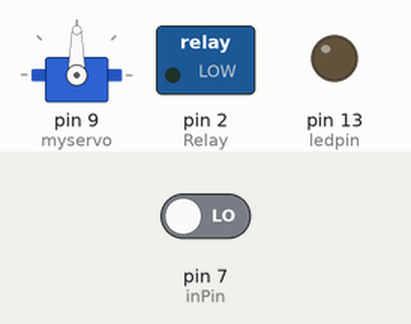
Bench run of a sketch on a simulated Arduino Uno, built with avr-gcc and run on an emulated ATmega328P. Parts: servo, switched loads named in the sketch (green lamp = pin HIGH), output pins drawn as LEDs (lit = HIGH). Inputs (shaded band) come from the test bench; at power-on: pin 7 (inPin) LOW.

Above: at 1.2 s.
1.3 s: pin 7 (inPin) driven HIGH
At 2.2 s:
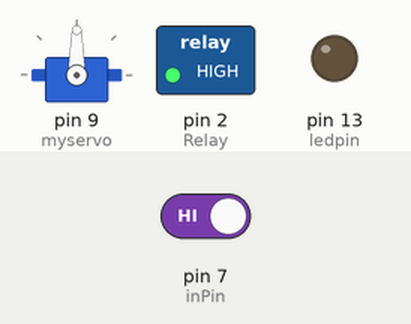
4.3 s: pin 7 (inPin) driven LOW
At 5.0 s:
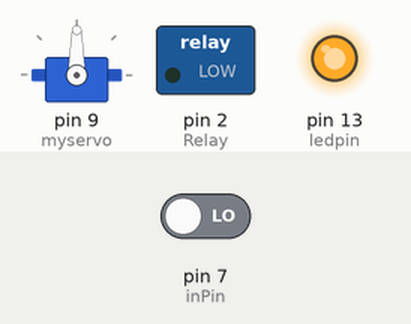
6.2 s: pin 7 (inPin) driven HIGH
At 7.2 s:
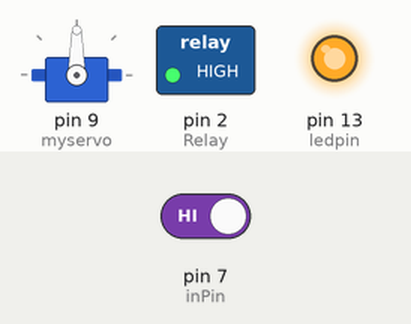
Timing chart, 0 to 61.7 s (numbered marks = the images above; inputs shaded):
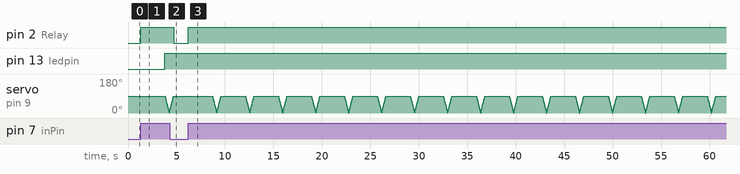

The sketch:

Motor_Driver.ino
```cpp
#include <Servo.h>

int Relay =2; // Digital Pin D2
Servo myservo;  // create servo object to control a servo
bool Flag = false; // flag to signal motor
bool Shoot = false; // flag to signal pull trigger
bool Done = false; // flag to signal the shot is complete
int inPin = 7;   // choose the input pin (for RaspberryPi to Arduino communication)
int ledpin = 13; //

uint32_t timeLastTransition = 0; //motor startup time

void setup() {
  Serial.begin(115200);
  pinMode(Relay,OUTPUT); //declare Relay as output

  myservo.attach(9);  // attaches the servo on pin 9 to the servo object
  pinMode(inPin, INPUT);    // declare piOutput as input
  pinMode(ledpin,OUTPUT);  // declare led output for debugging

}


void SM_Driver(bool reset = false){

   //States
    static enum {START, WAIT, START_MOTOR, START_SHOOT} state = START;
    const uint32_t RELAY_DELAY = 2500;  //2.5sec
    static int piOutput = 0;

    switch(state)
    {

      case START:
      {
        Flag = false;
        Shoot = false;
        Done = false;
        state = WAIT;
        break;
      }

      case WAIT:
      {
        piOutput = digitalRead(inPin);  // read input value

        if(piOutput == HIGH){
          state = START_MOTOR;
          Flag = true;
          timeLastTransition = millis();
        }else{
          state = WAIT;
        }
        break;
      }

      case START_MOTOR:
      {
        if(millis() - timeLastTransition >= RELAY_DELAY){
          state = START_SHOOT;
          Shoot = true;
        }else{
          state = START_MOTOR;
        }
        break;
      }

      case START_SHOOT:
      {
        if(Done == false){
          state = START_SHOOT;
        }else if(Done == true){
          state = WAIT;
          Flag = false;
          Done = false;
          Shoot = false;
          timeLastTransition = 0;
        }else{
          state = START_SHOOT;
        }
        break;
      }

      default:
        break;
    }

}


void SM_Relay(bool reset = false)
{
  //States
  static enum {OFF, ON} state = OFF;

  switch(state)
  {

    case OFF: //Motor is turned off
    {
      digitalWrite(Relay,LOW);
      if(Flag == true){
          state = ON;
      }
      break;
    }

    case ON:  //Motor is turned on
    {
      digitalWrite(Relay,HIGH);
      if(Flag == false)
      {
        state = OFF;

      }

      break;
    }

    default:
    {
      state = OFF;
      break;
    }

  }

}

void SM_Trigger(bool reset = false)
{
  static char pos; //position of the motor
  const uint32_t SERVO_DELAY = 5; //5 ms delay for each state
  static enum {START, WAIT_FOR_SHOOT, TRIGGER_LEFT, TRIGGER_RIGHT, WAIT_RIGHT, WAIT_LEFT} state = START;
  static enum {STOP, LEFT, RIGHT} t_move = STOP;  //motor state
  static uint32_t servoTime = 0; //time for servo to delay

  //check if reset piOutput is pressed (might not need)
  if(reset)
  {
    state = START;
    pos=0;
    myservo.write(pos);
  }

  //actions
  switch(state)
  {

    case START:
    {
      pos=90;
      myservo.write(pos);
      state = WAIT_FOR_SHOOT;
      break;
    }

    case WAIT_FOR_SHOOT: //wait for shoot flag
    {
      if(Shoot == false){
        state = WAIT_FOR_SHOOT;
      }
      else if(Shoot == true){
        state = TRIGGER_LEFT;
      }else{
        state = WAIT_FOR_SHOOT;
      }
      break;
    }

    case TRIGGER_RIGHT: //moves from 0 to 90 degrees
    {
      t_move = RIGHT;
      if(pos < 90)
      {
        pos += 1;
        state = WAIT_RIGHT;
      }
      myservo.write(pos);
      servoTime = millis();
      break;
    }

    case WAIT_RIGHT: //check if we need to move trigger left
    {

      //first we check if servo delay within delay speed
      if(millis() - servoTime >= SERVO_DELAY)
      {
      if( pos >= 90 ){
            // we are finished with the shot go back to wait
            // reset variables
           state = WAIT_FOR_SHOOT;
           servoTime = 0;
           Done = true;
           Shoot = false;
           Flag = false;
           t_move = STOP;

      }else{
        state = TRIGGER_RIGHT;
        t_move = RIGHT;
      }

      }
      break;
    }

    case TRIGGER_LEFT:  //moves from 90 to 0 degrees
    {
     digitalWrite(ledpin,HIGH);
      t_move = LEFT;
      if(pos > 0)
      {
        pos -= 1;
        state = WAIT_LEFT;
      }
      myservo.write(pos);
      servoTime = millis();

      break;
    }

    case WAIT_LEFT: //waits for servo delay
    {

      if(millis() - servoTime >= SERVO_DELAY)
      {
        if(pos <= 0){
        state = TRIGGER_RIGHT; //switches to finish trigger action
         }else{
        state = TRIGGER_LEFT; //keep moving servo to the left
         }
      }
      break;
    }

    default:
    {
      break;
    }

  }
}

void loop() {
  SM_Driver();
  SM_Relay();
  SM_Trigger();

}
```

Measured:
- after the input at 1.3 s, pin 2 (Relay): LOW → HIGH at once; pin 13 (ledpin): LOW → HIGH after 2.5 s
- after the input at 4.3 s, pin 2 (Relay): HIGH → LOW after 0.40 s
